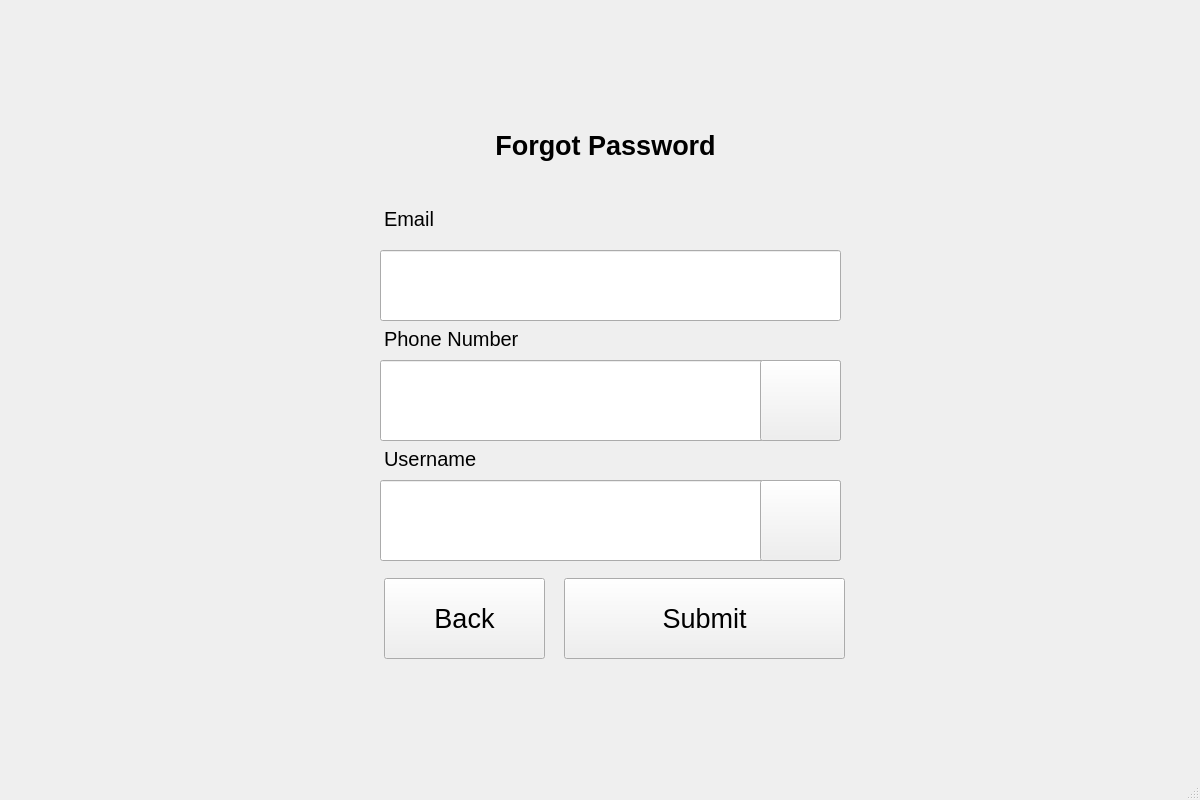
<?xml version="1.0" encoding="UTF-8"?>
<ui version="4.0">
 <class>ForgotPass</class>
 <widget class="QMainWindow" name="ForgotPass">
  <property name="geometry">
   <rect>
    <x>0</x>
    <y>0</y>
    <width>1200</width>
    <height>800</height>
   </rect>
  </property>
  <property name="sizePolicy">
   <sizepolicy hsizetype="Fixed" vsizetype="Fixed">
    <horstretch>0</horstretch>
    <verstretch>0</verstretch>
   </sizepolicy>
  </property>
  <property name="windowTitle">
   <string>MainWindow</string>
  </property>
  <widget class="QWidget" name="centralwidget">
   <widget class="QLabel" name="ForgotPass_label_top">
    <property name="geometry">
     <rect>
      <x>10</x>
      <y>100</y>
      <width>1191</width>
      <height>91</height>
     </rect>
    </property>
    <property name="font">
     <font>
      <pointsize>20</pointsize>
      <weight>75</weight>
      <bold>true</bold>
     </font>
    </property>
    <property name="text">
     <string>Forgot Password</string>
    </property>
    <property name="alignment">
     <set>Qt::AlignCenter</set>
    </property>
   </widget>
   <widget class="QLineEdit" name="ForgotPassLineEdit_phone_number">
    <property name="geometry">
     <rect>
      <x>380</x>
      <y>360</y>
      <width>461</width>
      <height>81</height>
     </rect>
    </property>
    <property name="font">
     <font>
      <family>Courier</family>
      <pointsize>19</pointsize>
     </font>
    </property>
    <property name="echoMode">
     <enum>QLineEdit::Normal</enum>
    </property>
   </widget>
   <widget class="QLabel" name="ForgotPass_label_phone_number">
    <property name="geometry">
     <rect>
      <x>384</x>
      <y>318</y>
      <width>141</width>
      <height>41</height>
     </rect>
    </property>
    <property name="font">
     <font>
      <pointsize>15</pointsize>
     </font>
    </property>
    <property name="text">
     <string>Phone Number</string>
    </property>
   </widget>
   <widget class="QLineEdit" name="ForgotPassLineEdit_email">
    <property name="geometry">
     <rect>
      <x>380</x>
      <y>250</y>
      <width>461</width>
      <height>71</height>
     </rect>
    </property>
    <property name="font">
     <font>
      <family>Courier</family>
      <pointsize>19</pointsize>
     </font>
    </property>
   </widget>
   <widget class="QLabel" name="ForgotPass_label_email">
    <property name="geometry">
     <rect>
      <x>384</x>
      <y>198</y>
      <width>161</width>
      <height>41</height>
     </rect>
    </property>
    <property name="font">
     <font>
      <pointsize>15</pointsize>
     </font>
    </property>
    <property name="text">
     <string>Email</string>
    </property>
   </widget>
   <widget class="QPushButton" name="ForgotPass_button_submit">
    <property name="geometry">
     <rect>
      <x>564</x>
      <y>578</y>
      <width>281</width>
      <height>81</height>
     </rect>
    </property>
    <property name="font">
     <font>
      <pointsize>20</pointsize>
     </font>
    </property>
    <property name="text">
     <string>Submit</string>
    </property>
   </widget>
   <widget class="QPushButton" name="ForgotPass_button_back">
    <property name="geometry">
     <rect>
      <x>384</x>
      <y>578</y>
      <width>161</width>
      <height>81</height>
     </rect>
    </property>
    <property name="font">
     <font>
      <pointsize>20</pointsize>
     </font>
    </property>
    <property name="text">
     <string>Back</string>
    </property>
   </widget>
   <widget class="QLineEdit" name="ForgotPassLineEdit_username">
    <property name="geometry">
     <rect>
      <x>380</x>
      <y>480</y>
      <width>461</width>
      <height>81</height>
     </rect>
    </property>
    <property name="font">
     <font>
      <family>Courier</family>
      <pointsize>19</pointsize>
     </font>
    </property>
    <property name="echoMode">
     <enum>QLineEdit::Normal</enum>
    </property>
   </widget>
   <widget class="QLabel" name="ForgotPass_label_username">
    <property name="geometry">
     <rect>
      <x>384</x>
      <y>438</y>
      <width>291</width>
      <height>41</height>
     </rect>
    </property>
    <property name="font">
     <font>
      <pointsize>15</pointsize>
     </font>
    </property>
    <property name="text">
     <string>Username</string>
    </property>
   </widget>
   <widget class="QLabel" name="ForgotPass_label_output">
    <property name="geometry">
     <rect>
      <x>390</x>
      <y>670</y>
      <width>451</width>
      <height>21</height>
     </rect>
    </property>
    <property name="text">
     <string/>
    </property>
    <property name="alignment">
     <set>Qt::AlignCenter</set>
    </property>
   </widget>
   <widget class="QPushButton" name="ForgotPass_eyepass_login">
    <property name="geometry">
     <rect>
      <x>760</x>
      <y>360</y>
      <width>81</width>
      <height>81</height>
     </rect>
    </property>
    <property name="text">
     <string/>
    </property>
    <property name="icon">
     <iconset>
      <normaloff>eyepass.png</normaloff>eyepass.png</iconset>
    </property>
    <property name="iconSize">
     <size>
      <width>75</width>
      <height>75</height>
     </size>
    </property>
    <property name="checkable">
     <bool>true</bool>
    </property>
   </widget>
   <widget class="QPushButton" name="ForgotPass_eyepass_login_2">
    <property name="geometry">
     <rect>
      <x>760</x>
      <y>480</y>
      <width>81</width>
      <height>81</height>
     </rect>
    </property>
    <property name="text">
     <string/>
    </property>
    <property name="icon">
     <iconset>
      <normaloff>eyepass.png</normaloff>eyepass.png</iconset>
    </property>
    <property name="iconSize">
     <size>
      <width>75</width>
      <height>75</height>
     </size>
    </property>
    <property name="checkable">
     <bool>true</bool>
    </property>
   </widget>
  </widget>
  <widget class="QMenuBar" name="menubar">
   <property name="geometry">
    <rect>
     <x>0</x>
     <y>0</y>
     <width>1200</width>
     <height>21</height>
    </rect>
   </property>
  </widget>
  <widget class="QStatusBar" name="statusbar"/>
 </widget>
 <tabstops>
  <tabstop>ForgotPassLineEdit_email</tabstop>
  <tabstop>ForgotPassLineEdit_phone_number</tabstop>
  <tabstop>ForgotPassLineEdit_username</tabstop>
  <tabstop>ForgotPass_button_back</tabstop>
  <tabstop>ForgotPass_button_submit</tabstop>
  <tabstop>ForgotPass_eyepass_login</tabstop>
  <tabstop>ForgotPass_eyepass_login_2</tabstop>
 </tabstops>
 <resources/>
 <connections/>
</ui>
